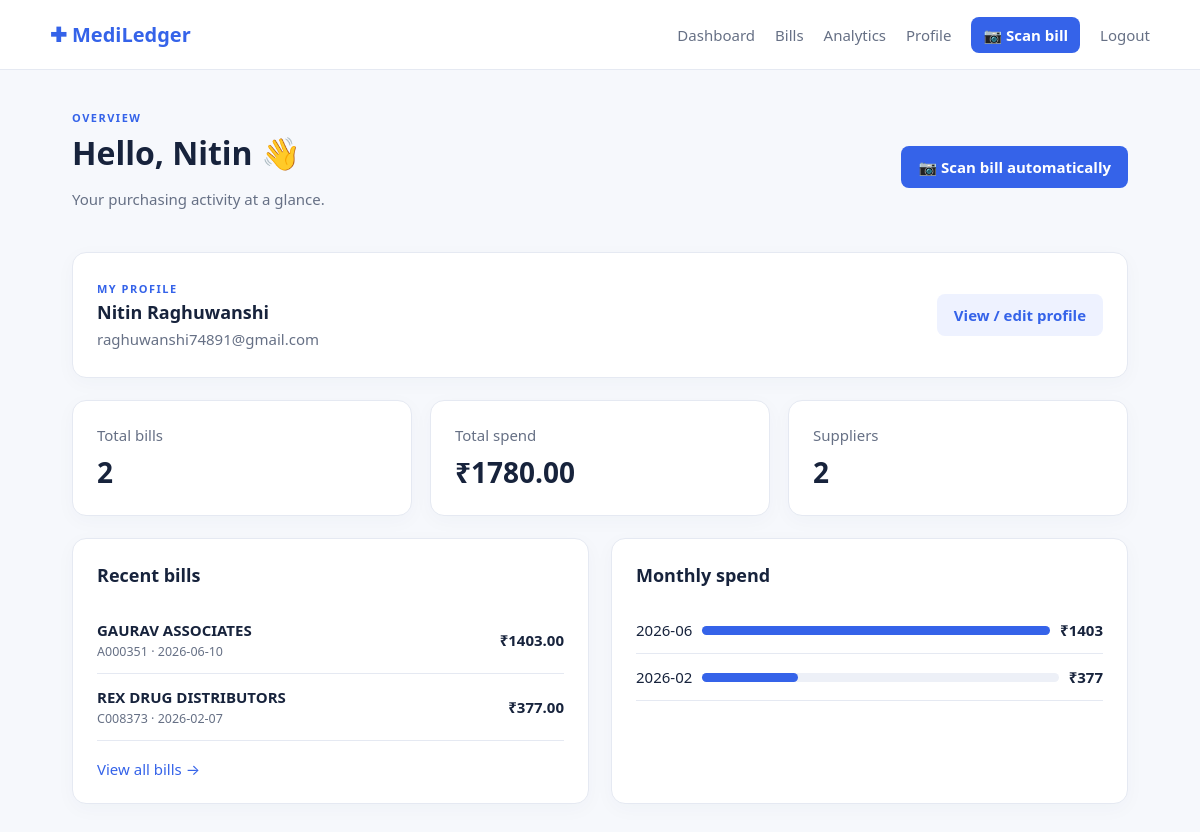
/dashboard (signed in), run on the app's committed database.
### tables this page shows
CREATE TABLE users (id INTEGER PRIMARY KEY AUTOINCREMENT, name TEXT NOT NULL, email TEXT UNIQUE NOT NULL, password_hash TEXT NOT NULL, created_at TEXT DEFAULT CURRENT_TIMESTAMP, phone TEXT DEFAULT '', shop_name TEXT DEFAULT '', shop_address TEXT DEFAULT '', shop_gstin TEXT DEFAULT '');

CREATE TABLE bills (id INTEGER PRIMARY KEY AUTOINCREMENT, user_id INTEGER NOT NULL REFERENCES users(id) ON DELETE CASCADE, supplier TEXT NOT NULL, invoice_number TEXT NOT NULL, invoice_date TEXT NOT NULL, gst REAL DEFAULT 0, total REAL NOT NULL, notes TEXT DEFAULT '', file_name TEXT, created_at TEXT DEFAULT CURRENT_TIMESTAMP);

### app.py (the view)
@app.route("/dashboard")
@login_required
def dashboard():
    con=db(); uid=g.user["id"]
    stats=con.execute("SELECT COUNT(*) bills, COALESCE(SUM(total),0) spend, COUNT(DISTINCT supplier) suppliers FROM bills WHERE user_id=?", (uid,)).fetchone()
    recent=con.execute("SELECT * FROM bills WHERE user_id=? ORDER BY created_at DESC LIMIT 6",(uid,)).fetchall()
    monthly=con.execute("SELECT substr(invoice_date,1,7) month, SUM(total) total FROM bills WHERE user_id=? GROUP BY month ORDER BY month DESC LIMIT 6",(uid,)).fetchall()
    return render_template("dashboard.html", stats=stats, recent=recent, monthly=monthly)

### app.py (called while the page is built)
def db():
    if "db" not in g:
        g.db = sqlite3.connect(DB)
        g.db.row_factory = sqlite3.Row
        g.db.execute("PRAGMA foreign_keys=ON")
    return g.db

def login_required(fn):
    @wraps(fn)
    def wrapped(*a, **kw):
        if not session.get("user_id"):
            flash("Please log in to continue.", "warning")
            return redirect(url_for("login", next=request.path))
        return fn(*a, **kw)
    return wrapped

@app.before_request
def load_user():
    g.user = db().execute("SELECT * FROM users WHERE id=?", (session.get("user_id"),)).fetchone() if session.get("user_id") else None

@app.context_processor
def globals(): return {"today": date.today().isoformat()}

### templates/dashboard.html
{% extends "base.html" %}{% block title %}Dashboard · MediLedger{% endblock %}{% block content %}<div class="page-head"><div><p class="eyebrow">OVERVIEW</p><h1>Hello, {{g.user.name.split()[0]}} 👋</h1><p class="muted">Your purchasing activity at a glance.</p></div><a class="btn" href="{{url_for('scan')}}">📷 Scan bill automatically</a></div><section class="card profile-summary"><div><p class="eyebrow">MY PROFILE</p><h2>{{g.user.name}}</h2><p class="muted">{{g.user.email}}</p>{% if g.user.shop_name %}<p class="muted">{{g.user.shop_name}}</p>{% endif %}</div><a class="btn secondary" href="{{url_for('profile')}}">View / edit profile</a></section><div class="stats"><div class="card"><span>Total bills</span><strong>{{stats.bills}}</strong></div><div class="card"><span>Total spend</span><strong>₹{{"%.2f"|format(stats.spend)}}</strong></div><div class="card"><span>Suppliers</span><strong>{{stats.suppliers}}</strong></div></div><div class="grid two"><section class="card"><h2>Recent bills</h2>{% for b in recent %}<div class="row"><div><b>{{b.supplier}}</b><small>{{b.invoice_number}} · {{b.invoice_date}}</small></div><strong>₹{{"%.2f"|format(b.total)}}</strong></div>{% else %}<p class="muted">No bills yet. Add your first one.</p>{% endfor %}<a class="text-link" href="{{url_for('bills')}}">View all bills →</a></section><section class="card"><h2>Monthly spend</h2>{% for m in monthly %}<div class="bar-row"><span>{{m.month}}</span><div class="bar"><i style="width:{{[100, (m.total / (monthly[0].total or 1) * 100)]|min}}%"></i></div><b>₹{{"%.0f"|format(m.total)}}</b></div>{% else %}<p class="muted">Analytics appear after saving bills.</p>{% endfor %}</section></div>{% endblock %}

### style.css (style rules this page uses)
:root { --ink:#17233c;--muted:#667085;--line:#e5e9f2;--primary:#3563e9;--bg:#f6f8fc;--card:#fff;--green:#0b8f69 }
* { box-sizing:border-box }
body { margin:0;background:var(--bg);color:var(--ink);font:15px system-ui,-apple-system,Segoe UI,sans-serif }
a { color:var(--primary);text-decoration:none }
.profile-summary { display:flex;justify-content:space-between;align-items:center;gap:20px;margin-bottom:22px }
.profile-summary h2 { margin:0 0 5px }
.profile-summary p { margin:4px 0 }
.page-head { display:flex;justify-content:space-between;align-items:center;margin-bottom:28px }
.eyebrow { color:var(--primary);font-size:11px;font-weight:800;letter-spacing:1.5px;margin:0 0 6px }
h1 { font-size:32px;margin:0 0 5px }
h2 { font-size:18px;margin:0 0 20px }
.muted,small { color:var(--muted) }
.card { background:var(--card);border:1px solid var(--line);border-radius:14px;padding:24px;box-shadow:0 5px 20px #20356b08 }
.stats { display:grid;grid-template-columns:repeat(3,1fr);gap:18px;margin-bottom:22px }
.stats span { color:var(--muted) }
.stats strong { display:block;font-size:28px;margin-top:8px }
.grid.two { display:grid;grid-template-columns:1fr 1fr;gap:22px }
.row,.bar-row { display:flex;justify-content:space-between;align-items:center;border-bottom:1px solid var(--line);padding:13px 0 }
.row small { display:block;margin-top:3px }
.text-link { display:inline-block;margin-top:18px }
.bar-row { gap:10px }
.bar { height:9px;background:#edf0f7;border-radius:9px;flex:1 }
.bar i { display:block;height:100%;background:var(--primary);border-radius:9px }
.btn { background:var(--primary);border:0;color:#fff;border-radius:8px;padding:11px 17px;font-weight:700;cursor:pointer;display:inline-block }
.secondary { background:#eef2ff;color:var(--primary) }

### data on the page
users: user.name "Nitin", user.name "Nitin Raghuwanshi", user.email "raghuwanshi74891@gmail.com"
bills: supplier "GAURAV ASSOCIATES", invoice_number "A000351", invoice_date "2026-06-10", total "1403.00"
bills: supplier "REX DRUG DISTRIBUTORS", invoice_number "C008373", invoice_date "2026-02-07", total "377.00"

### other printed values
{{ stats.bills }} "2"
{{ "%.2f"|format(stats.spend) }} "1780.00"
{{ stats.suppliers }} "2"
{{ m.month }} "2026-06" "2026-02"
{{ "%.0f"|format(m.total) }} "1403" "377"
